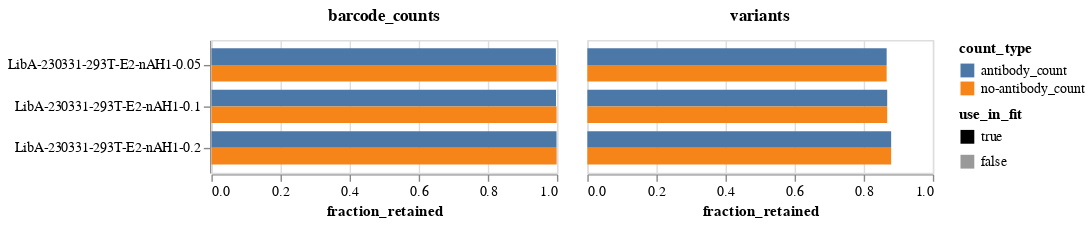

The notebook cell saved with this chart:
### Markdown cell above
Plot the fraction of all barcode counts and the fraction of all variants that are retained.
We typically retain a higher fraction of barcode counts than variants, since the barcode counts are asymmetrically distributed toward some variants, which are more likely to be retained.

### Code cell
frac_retained = (
    prob_escape.melt(
        id_vars=["sample", "concentration", "use_in_fit", "retain", "barcode"],
        value_vars=["antibody_count", "no-antibody_count"],
        var_name="count_type",
        value_name="count",
    )
    .assign(retained_count=lambda x: x["count"] * x["retain"].astype(int))
    .groupby(["sample", "concentration", "use_in_fit", "count_type"], as_index=False)
    .aggregate(
        counts=pd.NamedAgg("count", "sum"),
        retained_counts=pd.NamedAgg("retained_count", "sum"),
        variants=pd.NamedAgg("barcode", "count"),
        retained_variants=pd.NamedAgg("retain", "sum"),
    )
    .assign(
        barcode_counts=lambda x: x["retained_counts"] / x["counts"],
        variants=lambda x: x["retained_variants"] / x["variants"],
    )
    .melt(
        id_vars=["sample", "concentration", "use_in_fit", "count_type"],
        value_vars=["variants", "barcode_counts"],
        var_name="frac_type",
        value_name="fraction_retained",
    )
)

frac_retained_chart = (
    alt.Chart(frac_retained)
    .encode(
        y=alt.Y("sample", title=None, sort=alt.SortField("concentration")),
        x=alt.X("fraction_retained", scale=alt.Scale(domain=[0, 1])),
        yOffset="count_type",
        color="count_type",
        opacity=alt.Opacity(
            "use_in_fit",
            scale=alt.Scale(domain=[True, False], range=[1, 0.4]),
        ),
        column=alt.Column(
            "frac_type",
            title=None,
            header=alt.Header(labelFontWeight="bold", labelFontSize=12),
        ),
        tooltip=[
            alt.Tooltip(c, format=".3f") if c == "fraction_retained" else c
            for c in frac_retained.columns
        ],
    )
    .mark_bar()
    .properties(height=alt.Step(12), width=250)
)

frac_retained_chart

### Figure 1 — Vega-Lite specification as saved in the notebook (floating-point values rounded to 4 significant figures)
{"config": {"view": {"continuousWidth": 300, "continuousHeight": 300}}, "data": {"name": "data-45c03944a23c1965cf188428cefd6379"}, "mark": {"type": "bar"}, "encoding": {"color": {"field": "count_type", "type": "nominal"}, "column": {"field": "frac_type", "header": {"labelFontSize": 12, "labelFontWeight": "bold"}, "title": null, "type": "nominal"}, "opacity": {"field": "use_in_fit", "scale": {"domain": [true, false], "range": [1, 0.4]}, "type": "nominal"}, "tooltip": [{"field": "sample", "type": "nominal"}, {"field": "concentration", "type": "quantitative"}, {"field": "use_in_fit", "type": "nominal"}, {"field": "count_type", "type": "nominal"}, {"field": "frac_type", "type": "nominal"}, {"field": "fraction_retained", "format": ".3f", "type": "quantitative"}], "x": {"field": "fraction_retained", "scale": {"domain": [0, 1]}, "type": "quantitative"}, "y": {"field": "sample", "sort": {"field": "concentration"}, "title": null, "type": "nominal"}, "yOffset": {"field": "count_type", "type": "nominal"}}, "height": {"step": 12}, "width": 250, "$schema": "https://vega.github.io/schema/vega-lite/v5.8.0.json", "datasets": {"data-45c03944a23c1965cf188428cefd6379": [{"sample": "LibA-230331-293T-E2-nAH1-0.05", "concentration": 0.05, "use_in_fit": true, "count_type": "antibody_count", "frac_type": "variants", "fraction_retained": 0.8663}, {"sample": "LibA-230331-293T-E2-nAH1-0.05", "concentration": 0.05, "use_in_fit": true, "count_type": "no-antibody_count", "frac_type": "variants", "fraction_retained": 0.8663}, {"sample": "LibA-230331-293T-E2-nAH1-0.1", "concentration": 0.1, "use_in_fit": true, "count_type": "antibody_count", "frac_type": "variants", "fraction_retained": 0.8679}, {"sample": "LibA-230331-293T-E2-nAH1-0.1", "concentration": 0.1, "use_in_fit": true, "count_type": "no-antibody_count", "frac_type": "variants", "fraction_retained": 0.8679}, {"sample": "LibA-230331-293T-E2-nAH1-0.2", "concentration": 0.2, "use_in_fit": true, "count_type": "antibody_count", "frac_type": "variants", "fraction_retained": 0.8794}, {"sample": "LibA-230331-293T-E2-nAH1-0.2", "concentration": 0.2, "use_in_fit": true, "count_type": "no-antibody_count", "frac_type": "variants", "fraction_retained": 0.8794}, {"sample": "LibA-230331-293T-E2-nAH1-0.05", "concentration": 0.05, "use_in_fit": true, "count_type": "antibody_count", "frac_type": "barcode_counts", "fraction_retained": 0.9969}, {"sample": "LibA-230331-293T-E2-nAH1-0.05", "concentration": 0.05, "use_in_fit": true, "count_type": "no-antibody_count", "frac_type": "barcode_counts", "fraction_retained": 0.999}, {"sample": "LibA-230331-293T-E2-nAH1-0.1", "concentration": 0.1, "use_in_fit": true, "count_type": "antibody_count", "frac_type": "barcode_counts", "fraction_retained": 0.9973}, {"sample": "LibA-230331-293T-E2-nAH1-0.1", "concentration": 0.1, "use_in_fit": true, "count_type": "no-antibody_count", "frac_type": "barcode_counts", "fraction_retained": 0.999}, {"sample": "LibA-230331-293T-E2-nAH1-0.2", "concentration": 0.2, "use_in_fit": true, "count_type": "antibody_count", "frac_type": "barcode_counts", "fraction_retained": 0.9988}, {"sample": "LibA-230331-293T-E2-nAH1-0.2", "concentration": 0.2, "use_in_fit": true, "count_type": "no-antibody_count", "frac_type": "barcode_counts", "fraction_retained": 0.9991}]}}
